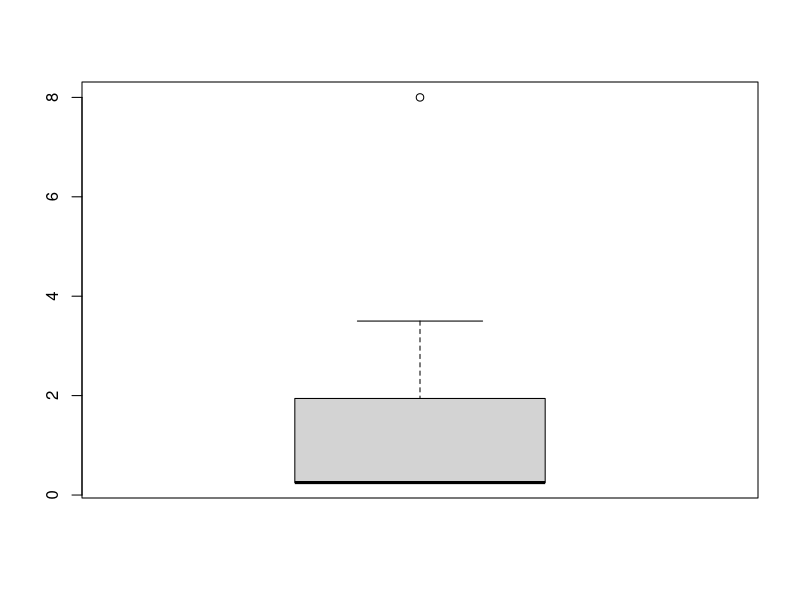
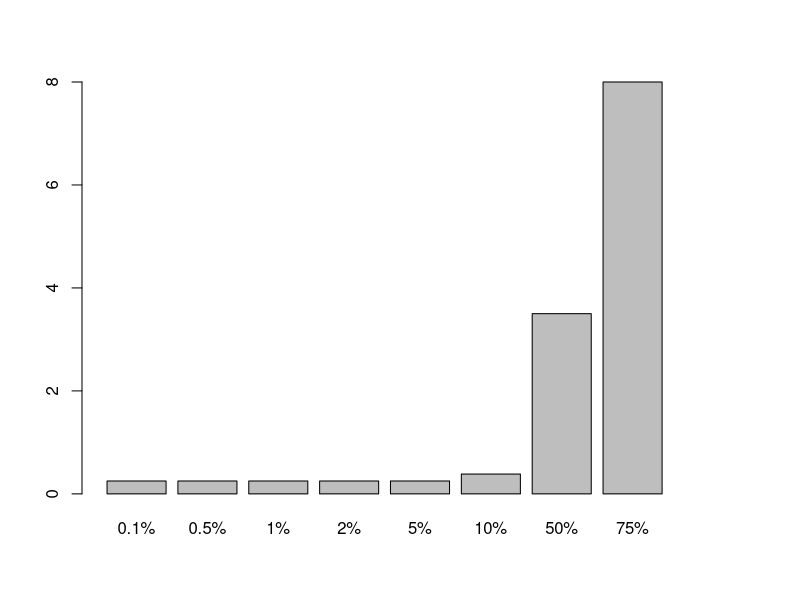

Reproduce these figures in R, in order. (Note: this script raises an error after producing the figures.)
## ---- chunk 1
knitr::opts_chunk$set(echo = TRUE)
library(knitr)
install.packages("gplots")
library("gplots")
install.packages("gmodels")
library(gmodels)
## ---- chunk 2
data = read.table("data.txt", header=TRUE, sep=",")
participant2SurfPad=subset(data,Participant==2 & Technique=="SurfPad")
mean(participant2SurfPad[,"Time"])
techniques=unique(data$Technique)
participants = unique(data$Participant)
## ---- chunk 3
  v = c(12, .4, 5, 2, 50, 8, 3, 1, 4, .25, 12, .4, 5, 2, 50, 8, 3, 1, 4, .25)
  x <- quantile(v,  probs = c(0.1, 0.5, 1, 2, 5, 10, 50, 75, NA)/100)
  boxplot(x)
  barplot(x)
## ---- chunk 4
 noErr <- subset(data, Err == 0)
 print(noErr)
## ---- chunk 5
  library(gplots)
  library(gmodels)
  data = read.table("data.txt", header=TRUE, sep=",")
  techniques=unique(data$Technique)
  participants = unique(data$Participant)

  tempParticipants = c(1:length(techniques));
  
  tempsMoyen= function(){
    
  }
  
    for(t in 1:length(techniques)){
      technique <- techniques[t]
      for(p in 1:length(participants)){
        participant2SurfPad=subset(data,Participant == p & Technique == technique)
        isErr <- mean(participant2SurfPad[,"Err"])
        if(isErr == 0){
          tmp <- mean(participant2SurfPad[,"Time"])
          tempParticipants[t] = tempParticipants[t] + tmp
        }    
    }
      tempParticipants[t] = tempParticipants[t] / length(participants)
    }
  
  #tempsParticipants = sapply(techniques, tempsMoyen)
  cis = ci(tempParticipants, confidence=0.95)
  barplot2(tempParticipants, plot.ci = TRUE, 
         ci.l = cis[2], ci.u = cis[3],col = 2:3)
## ---- chunk 6
  ci(noErr, confidence=0.95)
